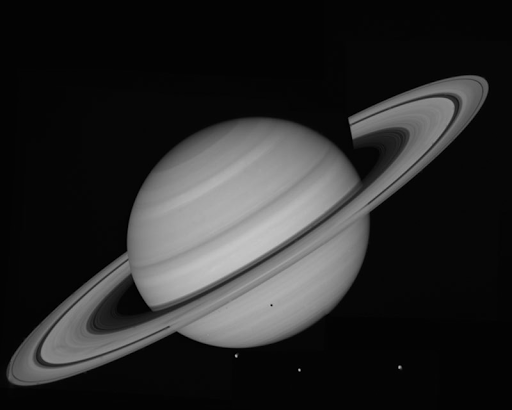
#> input picture saturn.png, 512 x 410 px
$ python '3_adding gaussian noise.py'   (Python 2 division)
#> lines starting #> are read from the running program, lines starting #| are printed output that depends on the picture
import numpy as np
import cv2
import matplotlib
matplotlib.use("TkAgg")
from matplotlib import pyplot as plt
from PIL import Image

img0 = cv2.imread("saturn.png", -1)
#> img0 is the input picture: shape (410, 512); min 0, max 198, mean 41
cv2.imshow('saturn',img0)
cv2.waitKey(6000)

row0,col0 = img0.shape
#> row0 = 410; col0 = 512
mean0 = 0 # gaussian mean BGR channels
sigma0 = 2 # gaussian sigma BGR channels
gaussian_noise0 = np.random.randn(row0,col0)*sigma0
noise_image0 = gaussian_noise0.astype(np.uint8)
print noise_image0.shape
#| (410, 512)
cv2.imshow('noise0',noise_image0)
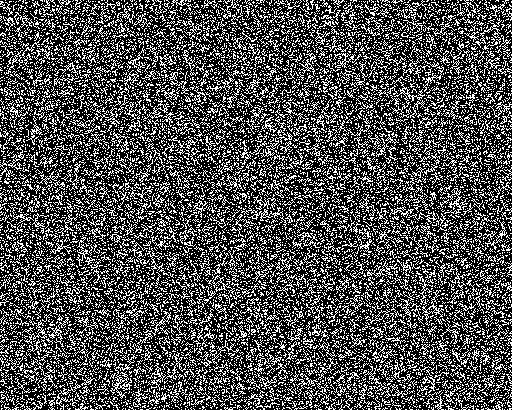
#> window 'noise0': shape (410, 512); min 0, max 255, mean 78.7
cv2.waitKey(6000)

img0_new = img0+noise_image0
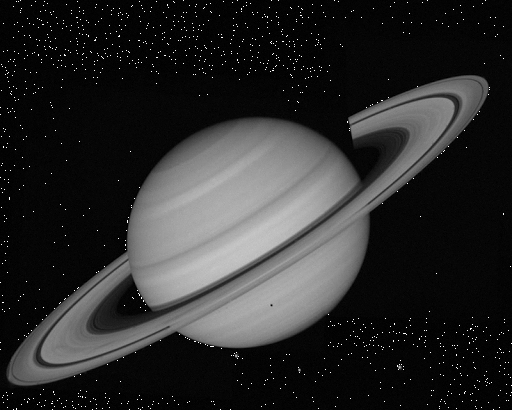
#> img0_new: shape (410, 512); min 0, max 255, mean 42.5
cv2.imshow('img0_new',img0_new)
cv2.waitKey(6000)


img1 = cv2.imread("pic1.jpg", -1)
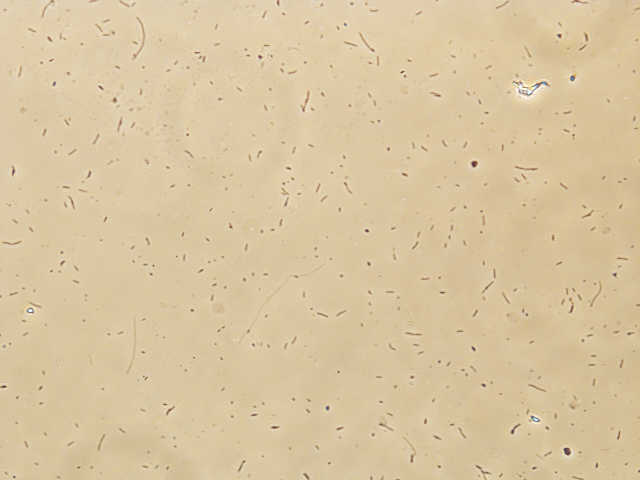
#> input picture pic1.jpg, 1280 x 960 px (shown at 1/2 size)
#> img1 is the input picture: shape (960, 1280, 3); mean B, G, R 160.3, 197.4, 217.4
cv2.imshow('img1',img1)
cv2.waitKey(6000)

row,col,ch = img1.shape
#> row = 960; col = 1280; ch = 3
mean = 0 # gaussian mean BGR channels
sigma = 20 # gaussian sigma BGR channels
gaussian_noise = np.random.randn(row,col,ch)*sigma
noise_image = gaussian_noise.astype(np.uint8)
print noise_image.shape
#| (960, 1280, 3)
noise_image_red = noise_image[:,:,0]
noise_image_green = noise_image[:,:,1]
noise_image_blue = noise_image[:,:,2]
noise = np.dstack([noise_image_red, noise_image_green, noise_image_blue])
cv2.imshow('noise',noise)
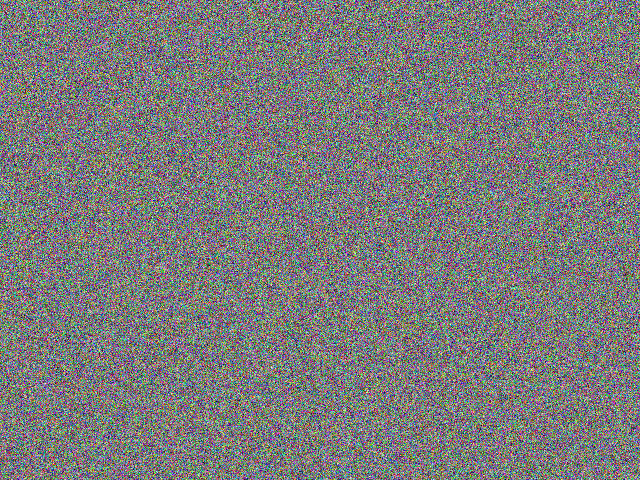
#> window 'noise': shape (960, 1280, 3) (shown at 1/2 size); mean B, G, R 122.9, 122.9, 122.9
cv2.waitKey(6000)

img1_new = img1+noise
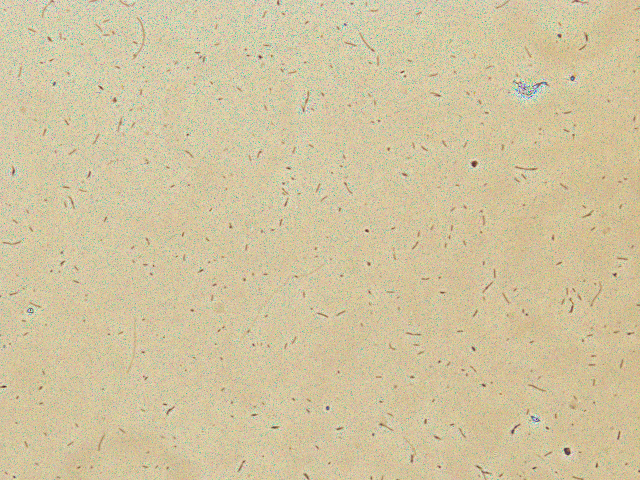
#> img1_new: shape (960, 1280, 3) (shown at 1/2 size); mean B, G, R 160.3, 196.7, 209.2
cv2.imshow('img1_new',img1_new)
cv2.waitKey(6000)
